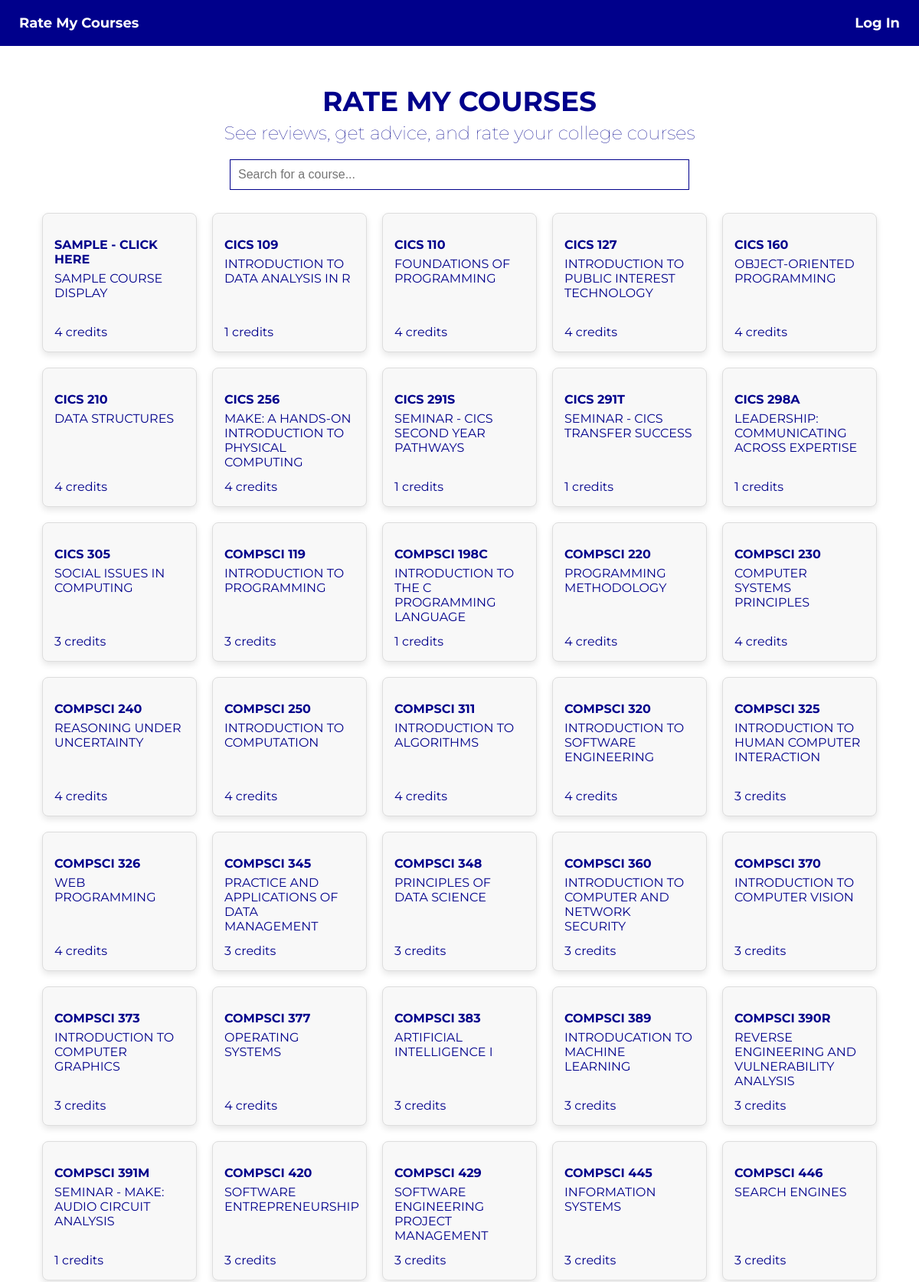
The page / (upper part) on the database its author committed.
### website/models.py (models this page shows)
class Course(db.Model):
    id = db.Column(db.Integer, primary_key=True)
    code = db.Column(db.String(200), unique=True, nullable=False)
    name = db.Column(db.String(300), unique=True, nullable=False)
    description = db.Column(db.Text, nullable=False)
    credit = db.Column(db.String(200), nullable=False)

### website/views.py (the view)
@views.route('/',methods=['GET'])
def home():
    courses = Course.query.all()
    return render_template('home.html', courses=courses)

### website/templates/home.html (shortened to what this page needs)
{% extends 'base.html' %}
{% block content %}
<h1 style="text-align:center; font-size: 36px; margin-top: 20px; margin-bottom: 5px;"> RATE MY COURSES </h1>
<h2 style="text-align:center; font-size: 24px; margin-top: 0px; margin-bottom: 20px; font-weight: lighter;"> See reviews, get advice, and rate your college courses </h2>
<input type="text" id="courseSearch" placeholder="Search for a course..." oninput="filterCourses()">
<div id="courseCards">
    {% for course in courses %}
    <div class="courseCard" data-code='{{ course.code }}' data-name='{{ course.name }}' data-credit='{{ course.credit }}'>
        <a href="course/{{ course.code }}">
            <p class="courseCode">{{ course.code }}</p>
            <p class="courseName">{{ course.name }}</p>
            <p class="courseCredit">{{ course.credit }} credits </p>
        </a>
    </div>
    {% endfor %}
</div>
{% endblock %}

### website/templates/base.html (shortened to what this page needs)
<!DOCTYPE html>
<html>
  <head>
  </head>
  <body>
    <nav>
    {% if current_user.is_authenticated %}
      <div id="left-side">
        <a href="/"> Rate My Courses </a>
      </div>
      <div id="right-side">
        <a href="/logout"> Log out </a>
      </div>
    {% else  %}
      <div id="left-side">
        <a href="/"> Rate My Courses </a>
      </div>
      <div id="right-side">
        <a href="/login"> Log In </a>
      </div>
    {% endif %}
    </nav>
    <div id="content" name="content">{% block content %} {% endblock %}</div>
  </body>
</html>

### website/templates/base.html (style rules this page uses)
body { margin: 0; font-family: "Montserrat", sans-serif; color: rgb(0, 0, 139); }
nav { background-color: rgb(0, 0, 139); overflow: hidden; height: 60px; }
#left-side, #right-side { float: left; color: white; text-align: center; display: flex; align-items: center; padding: 0 25px; height: 100%; font-family: "Montserrat", sans-serif; font-size: 18px; font-weight: bold; }
#right-side { float: right; }
#left-side a, #right-side a { text-decoration: none; color: inherit; }
#content { margin-top: 50px; }

### website/templates/home.html (style rules this page uses)
#courseSearch { display: block; margin: 20px auto; padding: 10px; font-size: 16px; width: 50%; box-sizing: border-box; color: rgb(0, 0, 139); border: 1px solid rgb(0, 0, 139); }
#courseCards { display: flex; flex-wrap: wrap; justify-content: center; align-items: center; margin: 20px auto; }
.courseCard { position: relative; border: 1px solid #ddd; border-radius: 8px; margin: 10px; padding: 15px; width: 170px; height: 150px; text-align: left; background-color: #f8f8f8; box-shadow: 0 4px 8px rgba(0, 0, 0, 0.1); transition: box-shadow 0.3s ease-in-out; cursor: pointer; }
.courseCard a { text-decoration: none; color: inherit; }
.courseCode { font-weight: bold; margin-bottom: -10px; }
.courseName { margin-bottom: 5px; }
.courseCredit { position: absolute; bottom: 0px; }

### rows shown on the page
Course: code "SAMPLE - CLICK HERE", name "SAMPLE COURSE DISPLAY", credit "4"
Course: code "CICS 109", name "INTRODUCTION TO DATA ANALYSIS IN R", credit "1"
Course: code "CICS 110", name "FOUNDATIONS OF PROGRAMMING", credit "4"
Course: code "CICS 127", name "INTRODUCTION TO PUBLIC INTEREST TECHNOLOGY", credit "4"
Course: code "CICS 160", name "OBJECT-ORIENTED PROGRAMMING", credit "4"
Course: code "CICS 210", name "DATA STRUCTURES", credit "4"
Course: code "CICS 256", name "MAKE: A HANDS-ON INTRODUCTION TO PHYSICAL COMPUTING", credit "4"
Course: code "CICS 291S", name "SEMINAR - CICS SECOND YEAR PATHWAYS", credit "1"
Course: code "CICS 291T", name "SEMINAR - CICS TRANSFER SUCCESS", credit "1"
Course: code "CICS 298A", name "LEADERSHIP: COMMUNICATING ACROSS EXPERTISE", credit "1"
Course: code "CICS 305", name "SOCIAL ISSUES IN COMPUTING", credit "3"
Course: code "COMPSCI 119", name "INTRODUCTION TO PROGRAMMING", credit "3"
Course: code "COMPSCI 198C", name "INTRODUCTION TO THE C PROGRAMMING LANGUAGE", credit "1"
Course: code "COMPSCI 220", name "PROGRAMMING METHODOLOGY", credit "4"
Course: code "COMPSCI 230", name "COMPUTER SYSTEMS PRINCIPLES", credit "4"
Course: code "COMPSCI 240", name "REASONING UNDER UNCERTAINTY", credit "4"
Course: code "COMPSCI 250", name "INTRODUCTION TO COMPUTATION", credit "4"
Course: code "COMPSCI 311", name "INTRODUCTION TO ALGORITHMS", credit "4"
Course: code "COMPSCI 320", name "INTRODUCTION TO SOFTWARE ENGINEERING", credit "4"
Course: code "COMPSCI 325", name "INTRODUCTION TO HUMAN COMPUTER INTERACTION", credit "3"
Course: code "COMPSCI 326", name "WEB PROGRAMMING", credit "4"
Course: code "COMPSCI 345", name "PRACTICE AND APPLICATIONS OF DATA MANAGEMENT", credit "3"
Course: code "COMPSCI 348", name "PRINCIPLES OF DATA SCIENCE", credit "3"
Course: code "COMPSCI 360", name "INTRODUCTION TO COMPUTER AND NETWORK SECURITY", credit "3"
Course: code "COMPSCI 370", name "INTRODUCTION TO COMPUTER VISION", credit "3"
Course: code "COMPSCI 373", name "INTRODUCTION TO COMPUTER GRAPHICS", credit "3"
Course: code "COMPSCI 377", name "OPERATING SYSTEMS", credit "4"
Course: code "COMPSCI 383", name "ARTIFICIAL INTELLIGENCE I", credit "3"
Course: code "COMPSCI 389", name "INTRODUCATION TO MACHINE LEARNING", credit "3"
Course: code "COMPSCI 390R", name "REVERSE ENGINEERING AND VULNERABILITY ANALYSIS", credit "3"
Course: code "COMPSCI 391M", name "SEMINAR - MAKE: AUDIO CIRCUIT ANALYSIS", credit "1"
Course: code "COMPSCI 420", name "SOFTWARE ENTREPRENEURSHIP", credit "3"
Course: code "COMPSCI 429", name "SOFTWARE ENGINEERING PROJECT MANAGEMENT", credit "3"
Course: code "COMPSCI 445", name "INFORMATION SYSTEMS", credit "3"
Course: code "COMPSCI 446", name "SEARCH ENGINES", credit "3"
